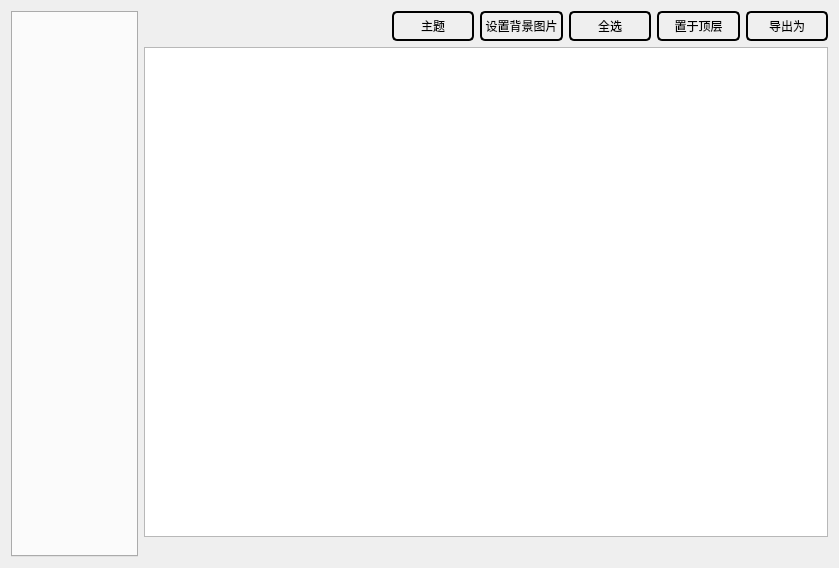
<?xml version="1.0" encoding="UTF-8"?>
<ui version="4.0">
 <class>GraphShowWindow</class>
 <widget class="QWidget" name="GraphShowWindow">
  <property name="geometry">
   <rect>
    <x>0</x>
    <y>0</y>
    <width>839</width>
    <height>568</height>
   </rect>
  </property>
  <property name="windowTitle">
   <string>Form</string>
  </property>
  <layout class="QHBoxLayout" name="horizontalLayout_4">
   <item>
    <layout class="QHBoxLayout" name="horizontalLayout" stretch="0,3">
     <item>
      <widget class="QTabWidget" name="tabWidget">
       <property name="currentIndex">
        <number>-1</number>
       </property>
      </widget>
     </item>
     <item>
      <layout class="QVBoxLayout" name="verticalLayout" stretch="1,12,0,0">
       <item>
        <layout class="QHBoxLayout" name="horizontalLayout_3" stretch="6,2,2,2,2,2">
         <item>
          <spacer name="horizontalSpacer_5">
           <property name="orientation">
            <enum>Qt::Horizontal</enum>
           </property>
           <property name="sizeHint" stdset="0">
            <size>
             <width>40</width>
             <height>20</height>
            </size>
           </property>
          </spacer>
         </item>
         <item>
          <widget class="QPushButton" name="pushButton_theme">
           <property name="minimumSize">
            <size>
             <width>0</width>
             <height>30</height>
            </size>
           </property>
           <property name="cursor">
            <cursorShape>PointingHandCursor</cursorShape>
           </property>
           <property name="styleSheet">
            <string notr="true">

QPushButton {
						border:2px solid;
border-radius:5px;
background-color: rgba(221, 221, 221, 0);
color: rgb(0, 0, 0);
border-color:rgb(0, 0, 0);
						 }

						 QPushButton:hover {
							 color: rgb(52, 167, 255);
							 border-color: rgb(52, 167, 255);
						 }

						 QPushButton:pressed {
							 color: rgb(46, 39, 239);
							 border-color: rgb(46, 39, 239);
						 }

						 QPushButton:disabled {
							 color: #333333;
						 }</string>
           </property>
           <property name="text">
            <string>主题</string>
           </property>
          </widget>
         </item>
         <item>
          <widget class="QPushButton" name="backgroundSet">
           <property name="minimumSize">
            <size>
             <width>0</width>
             <height>30</height>
            </size>
           </property>
           <property name="cursor">
            <cursorShape>PointingHandCursor</cursorShape>
           </property>
           <property name="styleSheet">
            <string notr="true">

QPushButton {
						border:2px solid;
border-radius:5px;
background-color: rgba(221, 221, 221, 0);
color: rgb(0, 0, 0);
border-color:rgb(0, 0, 0);
						 }

						 QPushButton:hover {
							 color: rgb(52, 167, 255);
							 border-color: rgb(52, 167, 255);
						 }

						 QPushButton:pressed {
							 color: rgb(46, 39, 239);
							 border-color: rgb(46, 39, 239);
						 }

						 QPushButton:disabled {
							 color: #333333;
						 }</string>
           </property>
           <property name="text">
            <string>设置背景图片</string>
           </property>
          </widget>
         </item>
         <item>
          <widget class="QPushButton" name="pushButton_shadow">
           <property name="minimumSize">
            <size>
             <width>0</width>
             <height>30</height>
            </size>
           </property>
           <property name="cursor">
            <cursorShape>PointingHandCursor</cursorShape>
           </property>
           <property name="styleSheet">
            <string notr="true">

QPushButton {
						border:2px solid;
border-radius:5px;
background-color: rgba(221, 221, 221, 0);
color: rgb(0, 0, 0);
border-color:rgb(0, 0, 0);
						 }

						 QPushButton:hover {
							 color: rgb(52, 167, 255);
							 border-color: rgb(52, 167, 255);
						 }

						 QPushButton:pressed {
							 color: rgb(46, 39, 239);
							 border-color: rgb(46, 39, 239);
						 }

						 QPushButton:disabled {
							 color: #333333;
						 }</string>
           </property>
           <property name="text">
            <string>全选</string>
           </property>
          </widget>
         </item>
         <item>
          <widget class="QPushButton" name="pushButton_top">
           <property name="minimumSize">
            <size>
             <width>0</width>
             <height>30</height>
            </size>
           </property>
           <property name="cursor">
            <cursorShape>PointingHandCursor</cursorShape>
           </property>
           <property name="styleSheet">
            <string notr="true">

QPushButton {
						border:2px solid;
border-radius:5px;
background-color: rgba(221, 221, 221, 0);
color: rgb(0, 0, 0);
border-color:rgb(0, 0, 0);
						 }

						 QPushButton:hover {
							 color: rgb(52, 167, 255);
							 border-color: rgb(52, 167, 255);
						 }

						 QPushButton:pressed {
							 color: rgb(46, 39, 239);
							 border-color: rgb(46, 39, 239);
						 }

						 QPushButton:disabled {
							 color: #333333;
						 }</string>
           </property>
           <property name="text">
            <string>置于顶层</string>
           </property>
          </widget>
         </item>
         <item>
          <widget class="QPushButton" name="exportPushbuttom">
           <property name="minimumSize">
            <size>
             <width>0</width>
             <height>30</height>
            </size>
           </property>
           <property name="cursor">
            <cursorShape>PointingHandCursor</cursorShape>
           </property>
           <property name="styleSheet">
            <string notr="true">

QPushButton {
						border:2px solid;
border-radius:5px;
background-color: rgba(221, 221, 221, 0);
color: rgb(0, 0, 0);
border-color:rgb(0, 0, 0);
						 }

						 QPushButton:hover {
							 color: rgb(52, 167, 255);
							 border-color: rgb(52, 167, 255);
						 }

						 QPushButton:pressed {
							 color: rgb(46, 39, 239);
							 border-color: rgb(46, 39, 239);
						 }

						 QPushButton:disabled {
							 color: #333333;
						 }</string>
           </property>
           <property name="text">
            <string>导出为</string>
           </property>
          </widget>
         </item>
        </layout>
       </item>
       <item>
        <widget class="GraphicsView" name="graphicsView">
         <property name="sizePolicy">
          <sizepolicy hsizetype="Expanding" vsizetype="Expanding">
           <horstretch>0</horstretch>
           <verstretch>0</verstretch>
          </sizepolicy>
         </property>
         <property name="verticalScrollBarPolicy">
          <enum>Qt::ScrollBarAlwaysOff</enum>
         </property>
         <property name="horizontalScrollBarPolicy">
          <enum>Qt::ScrollBarAlwaysOff</enum>
         </property>
         <property name="sizeAdjustPolicy">
          <enum>QAbstractScrollArea::AdjustToContents</enum>
         </property>
         <property name="resizeAnchor">
          <enum>QGraphicsView::AnchorViewCenter</enum>
         </property>
         <property name="viewportUpdateMode">
          <enum>QGraphicsView::FullViewportUpdate</enum>
         </property>
        </widget>
       </item>
       <item>
        <layout class="QHBoxLayout" name="horizontalLayout_2"/>
       </item>
       <item>
        <widget class="QLabel" name="cursorCoor">
         <property name="text">
          <string/>
         </property>
        </widget>
       </item>
      </layout>
     </item>
    </layout>
   </item>
  </layout>
 </widget>
 <customwidgets>
  <customwidget>
   <class>GraphicsView</class>
   <extends>QGraphicsView</extends>
   <header>GraphShow/GraphicsView.h</header>
  </customwidget>
 </customwidgets>
 <resources/>
 <connections/>
</ui>
